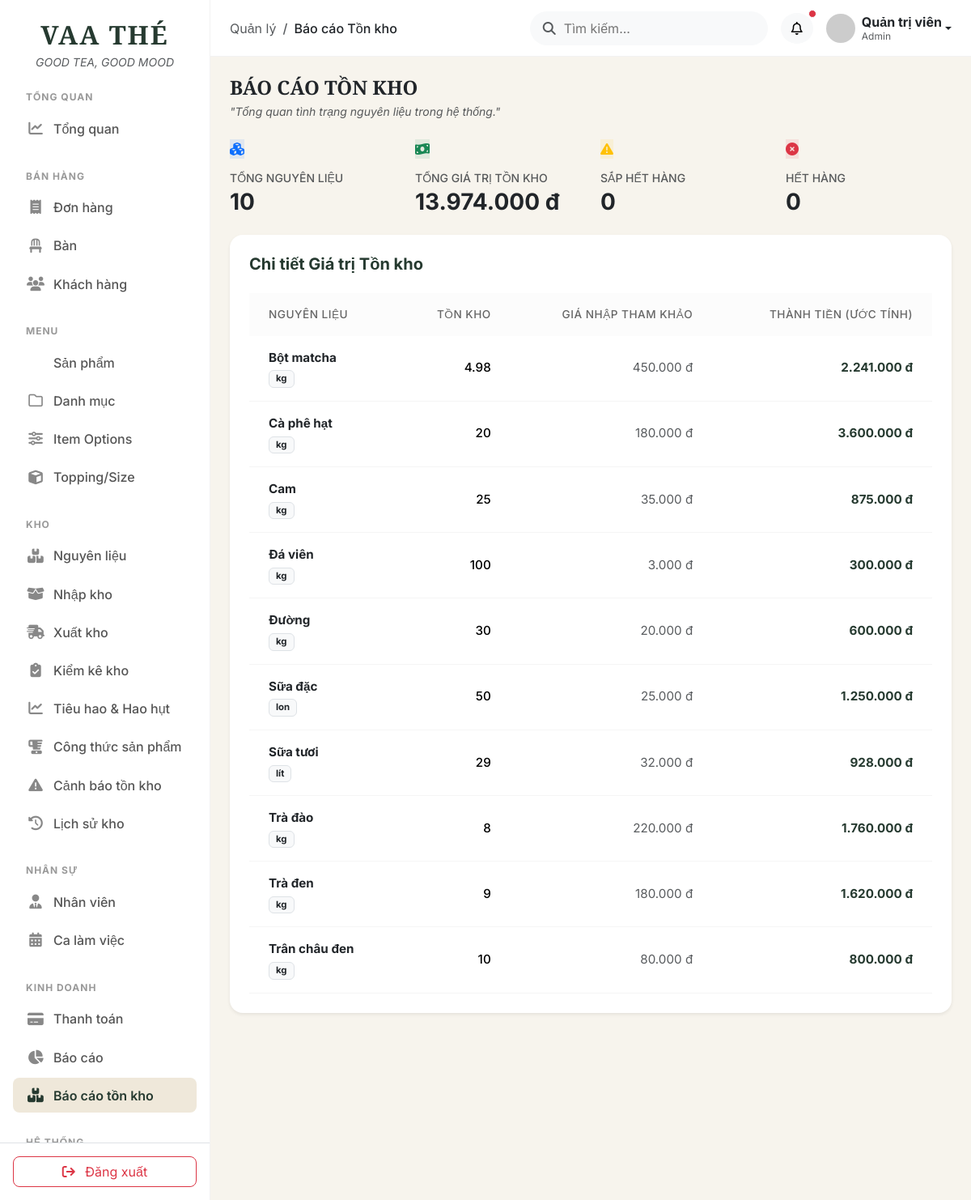
The page /public/admin.php?route=inventory_report (signed in) on the database as committed earlier.
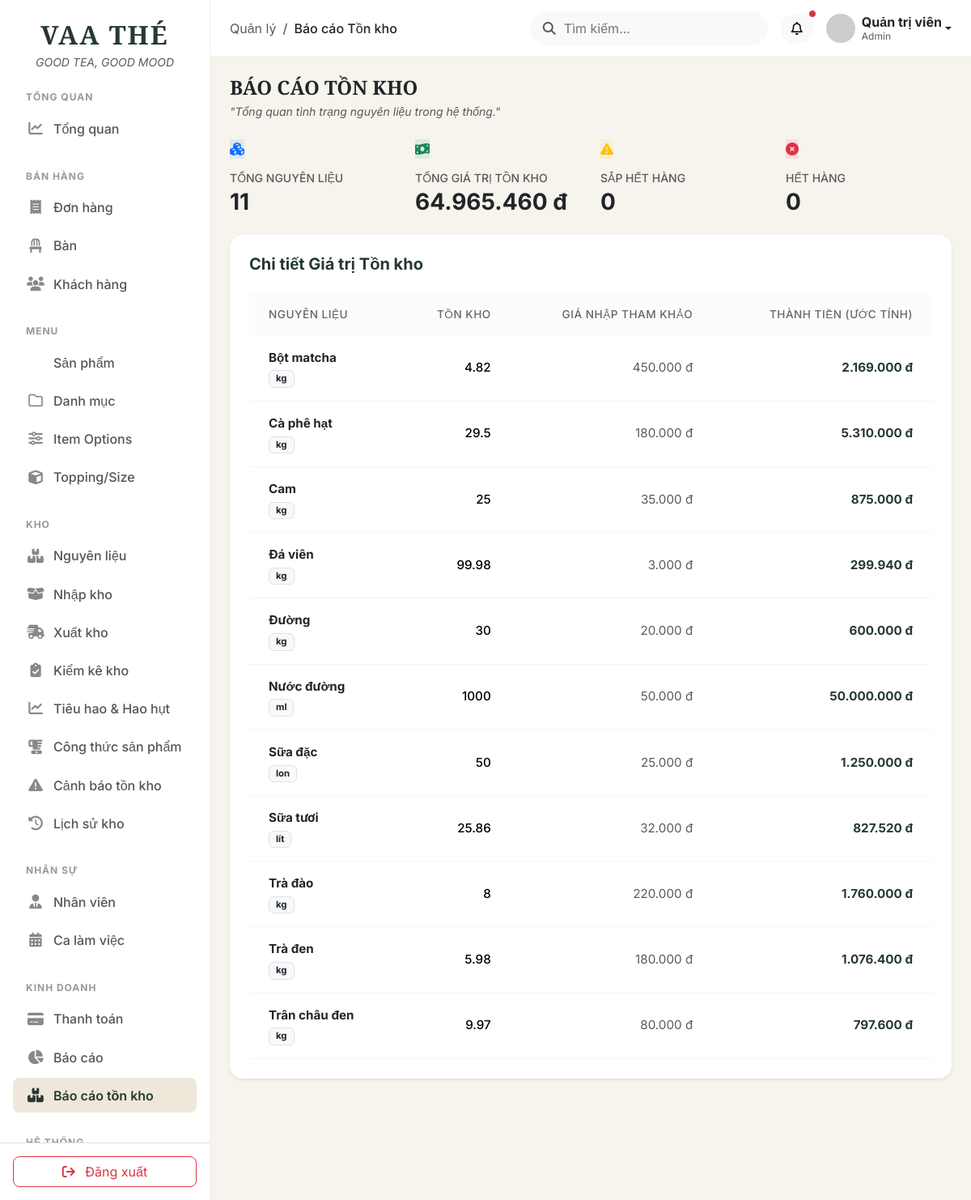
The same page on the database as committed later.
### tables this page shows
CREATE TABLE `inventory` (
  `id` int(10) unsigned NOT NULL AUTO_INCREMENT,
  `ingredient_name` varchar(150) NOT NULL,
  `unit` varchar(30) NOT NULL,
  `quantity` decimal(12,2) NOT NULL DEFAULT 0.00,
  `min_quantity` decimal(12,2) NOT NULL DEFAULT 0.00,
  `price` decimal(12,2) NOT NULL DEFAULT 0.00,
  `status` tinyint(1) NOT NULL DEFAULT 1,
  `created_at` timestamp NOT NULL DEFAULT current_timestamp(),
  `updated_at` timestamp NOT NULL DEFAULT current_timestamp() ON UPDATE current_timestamp(),
  PRIMARY KEY (`id`),
  KEY `idx_inventory_quantity` (`quantity`)
);

### app/controllers/Admin/InventoryController.php (called while the page is built, shortened)
<?php
require_once __DIR__ . '/../../models/Inventory.php';
class InventoryController {
    public function report() {
        $inventoryModel = new Inventory();
        $ingredients = $inventoryModel->getAll();
        require_once __DIR__ . '/../../views/admin/inventory/report.php';
        require_once __DIR__ . '/../../views/layouts/admin.php';
    }
}

### app/models/Inventory.php (called while the page is built, shortened)
<?php
require_once __DIR__ . '/../config/database.php';
class Inventory {
    private $conn;
    public function __construct() {
        global $conn;
        $this->conn = $conn;
    }
        public function getAll($filters = []) {
        $conditions = [];
        $params = [];
        $types = "";
        $whereClause = !empty($conditions) ? "WHERE " . implode(" AND ", $conditions) : "";
        $sql = "SELECT * FROM inventory $whereClause ORDER BY ingredient_name ASC";
        if (!empty($params)) {
            $stmt = $this->conn->prepare($sql);
            $stmt->bind_param($types, ...$params);
            $stmt->execute();
            return $stmt->get_result()->fetch_all(MYSQLI_ASSOC);
        } else {
            $result = $this->conn->query($sql);
            return $result->fetch_all(MYSQLI_ASSOC);
        }
    }
}

### app/views/admin/inventory/report.php (the view, shortened to what the rows shown need)
<div class="card border-0 shadow-sm rounded-4 overflow-hidden mb-4">
    <div class="card-body p-4">
        <div class="table-responsive">
            <table class="table table-hover align-middle mb-0">
                <thead class="bg-light">
                    <tr>
                        <th class="ps-4 py-3 fw-medium border-0 rounded-top-left">Nguyên liệu</th>
                        <th class="py-3 fw-medium border-0 text-end">Tồn kho</th>
                        <th class="py-3 fw-medium border-0 text-end">Giá nhập tham khảo</th>
                        <th class="pe-4 py-3 fw-medium border-0 rounded-top-right text-end">Thành tiền (Ước tính)</th>
                    </tr>
                </thead>
                <tbody class="border-top-0 bg-white">
                    <?php if(empty($ingredients)): ?>
                        <tr>
                            <td colspan="4" class="text-center py-5 text-muted">Chưa có dữ liệu.</td>
                        </tr>
                    <?php else: ?>
                        <?php foreach($ingredients as $ing): ?>
                        <tr>
                            <td class="ps-4">
                                <div class="fw-bold text-dark"><?= htmlspecialchars($ing['ingredient_name']) ?></div>
                                <span class="badge bg-light text-dark border px-2 py-1 mt-1"><?= htmlspecialchars($ing['unit']) ?></span>
                            </td>
                            <td class="text-end fw-medium <?= $ing['quantity'] <= 0 ? 'text-danger' : '' ?>">
                                <?= floatval($ing['quantity']) ?>
                            </td>
                            <td class="text-end text-muted">
                                <?= number_format($ing['price'], 0, ',', '.') ?> đ
                            </td>
                            <td class="pe-4 text-end fw-bold text-forest">
                                <?= number_format($ing['quantity'] * $ing['price'], 0, ',', '.') ?> đ
                            </td>
                        </tr>
                        <?php endforeach; ?>
                    <?php endif; ?>
                </tbody>
            </table>
        </div>
    </div>
</div>

Rows that differ between the two databases and show on the page:
changed inventory "Bột matcha": quantity "4.98" → "4.82"; $ing['quantity'] * $ing['price'] "2.241.000" → "2.169.000"
changed inventory "Cà phê hạt": quantity "20" → "29.5"; $ing['quantity'] * $ing['price'] "3.600.000" → "5.310.000"
changed inventory "Đá viên": quantity "100" → "99.98"; $ing['quantity'] * $ing['price'] "300.000" → "299.940"
added inventory: ingredient_name "Nước đường", unit "ml", quantity "1000", price "50.000", $ing['quantity'] * $ing['price'] "50.000.000"
changed inventory "Sữa tươi": quantity "29" → "25.86"; $ing['quantity'] * $ing['price'] "928.000" → "827.520"
changed inventory "Trà đen": quantity "9" → "5.98"; $ing['quantity'] * $ing['price'] "1.620.000" → "1.076.400"
changed inventory "Trân châu đen": quantity "10" → "9.97"; $ing['quantity'] * $ing['price'] "800.000" → "797.600"
Other text that changed with them:
$stats['total_items']: "10" → "11"
$stats['total_value']: "13.974.000" → "64.965.460"
